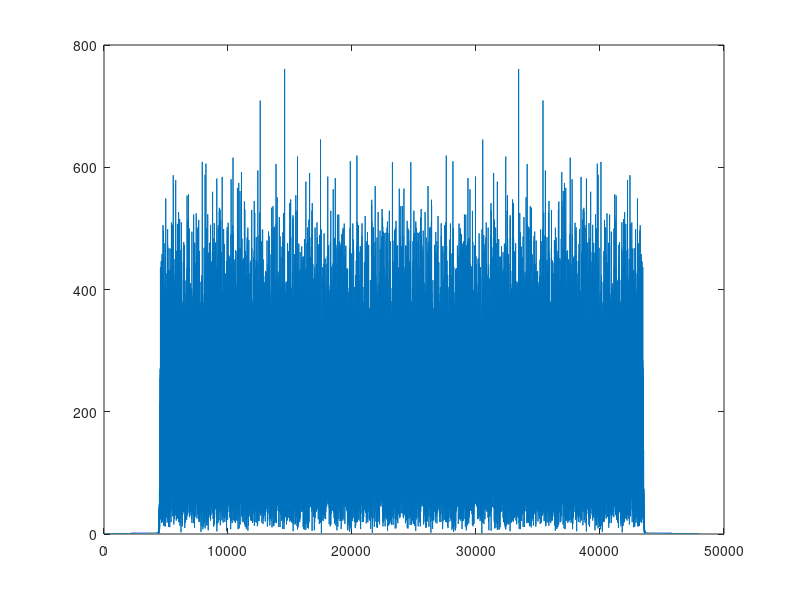

Here is the MATLAB script that generated this plot:
%low-pass fir
x = randn(1,48000);
fs = 48000; fc = 2000/fs;
b = fir1(300, 2*fc);
y = filtfilt(b,1,x);
soundsc(y,fs);
plot(abs(fft(y)))

%band-pass fir
fc = [1500 4500]/fs;
b = fir1(500, 2*fc);
y = filtfilt(b,1,x);
soundsc(y,fs);
plot(abs(fft(y)))

%high-pass fir
fc = 4500/fs;
b = fir1(500, 2*fc, 'high');
y = filtfilt(b,1,x);
soundsc(y,fs);
plot(abs(fft(y)))
